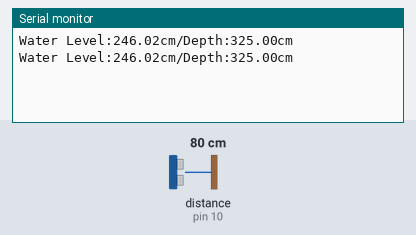
Bench run of a sketch on a simulated Arduino Uno, built with avr-gcc and run on an emulated ATmega328P. Shown: the last lines printed to the serial monitor. Wiring (inferred from the names in the program): ultrasonic range finder: trigger pin 9; echo pin 10. Inputs (shaded band) come from the test bench; at power-on: distance to the obstacle (sensor on pin 10) 80 cm. The echo pulse lasts 58.3 µs per cm.

Above: at 1.8 s.
1.9 s: distance to the obstacle (sensor on pin 10) set to 2 cm
At 2.8 s:
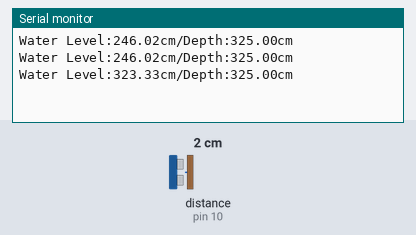
3.4 s: distance to the obstacle (sensor on pin 10) set to 4 cm
At 4.8 s:
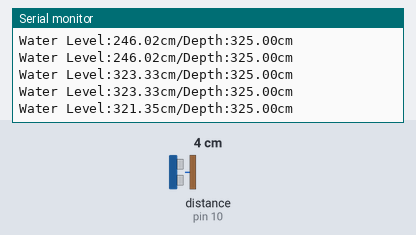
Timing chart, 0 to 6.4 s (numbered marks = the images above; inputs shaded):
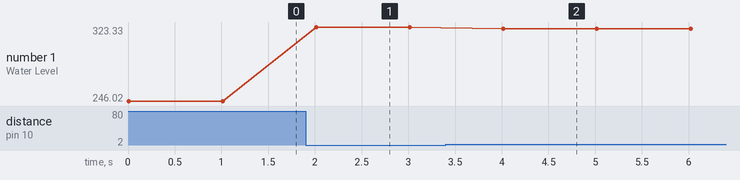

Measured:
- after the input at 1.9 s, the serial monitor: prints a new line after 0.11 s (image 1)
- after the input at 3.4 s, the serial monitor: prints a new line after 0.62 s (image 2)
- plotted number 1: 246.02 → 323.33 after the input at 1.9 s, 323.33 → 321.35 after the input at 3.4 s

The sketch:

lab8.ino
```cpp
// C++ code
//
#define TRIG 9
#define ECHO 10

long duration;
float distance;
float tankDepth=325.0;
float waterLevel;

void setup()
{
  Serial.begin(9600);
  pinMode(TRIG, OUTPUT);
  pinMode(ECHO, INPUT);
}

void loop()
{
  digitalWrite(TRIG, LOW);
  delayMicroseconds(2);
  digitalWrite(TRIG, HIGH);
  delayMicroseconds(10);
  digitalWrite(TRIG, LOW);
  duration=pulseIn(ECHO,HIGH);
  distance=duration*0.034/2;
  waterLevel=tankDepth-distance;

  if(waterLevel<0) waterLevel=0;
  if(waterLevel>tankDepth) waterLevel=tankDepth;

  Serial.print("Water Level:");
  Serial.print(waterLevel);
  Serial.print("cm/Depth:");
  Serial.print(tankDepth);
  Serial.println("cm");
  delay(1000);
}
```
